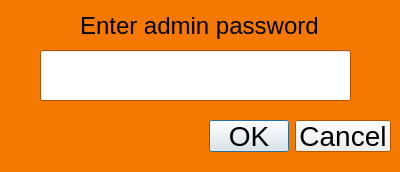
<?xml version="1.0" encoding="UTF-8"?>
<ui version="4.0">
 <class>PasswordDialog</class>
 <widget class="QDialog" name="PasswordDialog">
  <property name="geometry">
   <rect>
    <x>0</x>
    <y>0</y>
    <width>400</width>
    <height>172</height>
   </rect>
  </property>
  <property name="palette">
   <palette>
    <active>
     <colorrole role="Base">
      <brush brushstyle="SolidPattern">
       <color alpha="255">
        <red>255</red>
        <green>255</green>
        <blue>255</blue>
       </color>
      </brush>
     </colorrole>
     <colorrole role="Window">
      <brush brushstyle="SolidPattern">
       <color alpha="255">
        <red>245</red>
        <green>121</green>
        <blue>0</blue>
       </color>
      </brush>
     </colorrole>
    </active>
    <inactive>
     <colorrole role="Base">
      <brush brushstyle="SolidPattern">
       <color alpha="255">
        <red>255</red>
        <green>255</green>
        <blue>255</blue>
       </color>
      </brush>
     </colorrole>
     <colorrole role="Window">
      <brush brushstyle="SolidPattern">
       <color alpha="255">
        <red>245</red>
        <green>121</green>
        <blue>0</blue>
       </color>
      </brush>
     </colorrole>
    </inactive>
    <disabled>
     <colorrole role="Base">
      <brush brushstyle="SolidPattern">
       <color alpha="255">
        <red>245</red>
        <green>121</green>
        <blue>0</blue>
       </color>
      </brush>
     </colorrole>
     <colorrole role="Window">
      <brush brushstyle="SolidPattern">
       <color alpha="255">
        <red>245</red>
        <green>121</green>
        <blue>0</blue>
       </color>
      </brush>
     </colorrole>
    </disabled>
   </palette>
  </property>
  <property name="windowTitle">
   <string>Dialog</string>
  </property>
  <property name="sizeGripEnabled">
   <bool>false</bool>
  </property>
  <property name="modal">
   <bool>true</bool>
  </property>
  <widget class="QDialogButtonBox" name="buttonBox">
   <property name="geometry">
    <rect>
     <x>50</x>
     <y>120</y>
     <width>341</width>
     <height>32</height>
    </rect>
   </property>
   <property name="font">
    <font>
     <pointsize>21</pointsize>
    </font>
   </property>
   <property name="orientation">
    <enum>Qt::Horizontal</enum>
   </property>
   <property name="standardButtons">
    <set>QDialogButtonBox::Cancel|QDialogButtonBox::Ok</set>
   </property>
  </widget>
  <widget class="QLabel" name="label">
   <property name="geometry">
    <rect>
     <x>80</x>
     <y>10</y>
     <width>251</width>
     <height>31</height>
    </rect>
   </property>
   <property name="font">
    <font>
     <pointsize>18</pointsize>
    </font>
   </property>
   <property name="text">
    <string>Enter admin password</string>
   </property>
  </widget>
  <widget class="QLineEdit" name="passwordField">
   <property name="geometry">
    <rect>
     <x>40</x>
     <y>50</y>
     <width>311</width>
     <height>51</height>
    </rect>
   </property>
   <property name="font">
    <font>
     <pointsize>16</pointsize>
    </font>
   </property>
  </widget>
 </widget>
 <resources/>
 <connections>
  <connection>
   <sender>buttonBox</sender>
   <signal>accepted()</signal>
   <receiver>PasswordDialog</receiver>
   <slot>accept()</slot>
   <hints>
    <hint type="sourcelabel">
     <x>248</x>
     <y>254</y>
    </hint>
    <hint type="destinationlabel">
     <x>157</x>
     <y>274</y>
    </hint>
   </hints>
  </connection>
  <connection>
   <sender>buttonBox</sender>
   <signal>rejected()</signal>
   <receiver>PasswordDialog</receiver>
   <slot>reject()</slot>
   <hints>
    <hint type="sourcelabel">
     <x>316</x>
     <y>260</y>
    </hint>
    <hint type="destinationlabel">
     <x>286</x>
     <y>274</y>
    </hint>
   </hints>
  </connection>
 </connections>
</ui>
